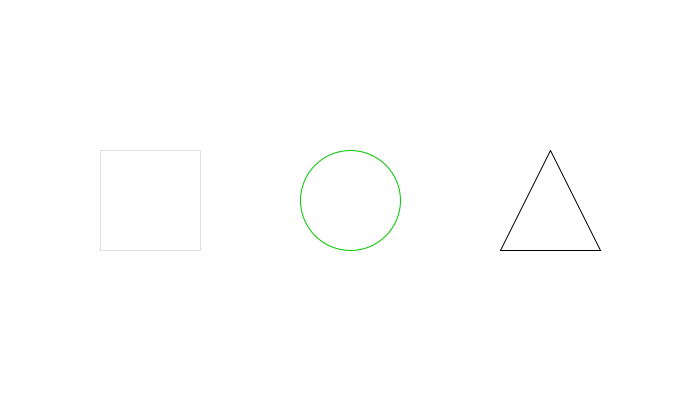
Frame 1 (no input)
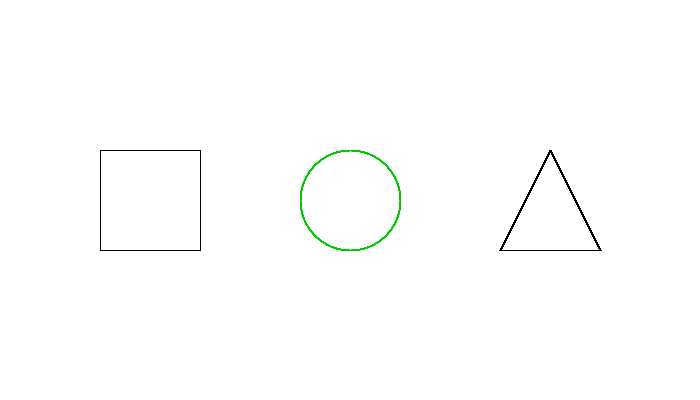
Frame 60 (the mouse pressed at the canvas centre just before this capture)
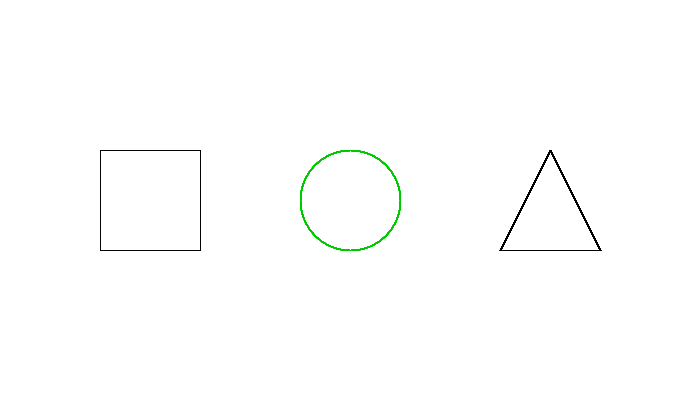
Frame 120 (the mouse held since frame 60 and released just before this capture)

The Processing sketch that drew these frames (run headless with seeded random() and noise(); from frame 60 on, the mouse is pressed at the canvas centre):

// Processing sketch: sketch__23_2
// ── sketch__23_2.pde
//THIS SKETCH DRAWS 3 SHAPES
//UPON CLICKING ON EACH SHAPE, THEY REACT DIFFERENTLY
//RIGHT CLICK RESETS THE PAGE

int triAdd= 0;
int triSub= 0;

int a=0;
int b=0;
int c=0;

void setup()
{
  background(255);
  size(700, 400);
  rectMode(CENTER);
  ellipseMode(CENTER);
}

void draw()
{
  //RECTANGLE
  strokeWeight(a);
  stroke(0, 0, a);
  rect(150+sin(PI/3)*a, height/2, 100, 100);

  //ELLIPSE
  strokeWeight(1);
  noFill();
  stroke(0, 200, 0);
  ellipse(350, height/2, 100, 100);

  //TRIANGLE
  pushMatrix();
  translate(550, height/2);
  stroke(triAdd, 0, 0);
  beginShape();
  vertex(0, -50+triSub);
  vertex(50+triAdd, 50+triAdd);
  vertex(-50+triSub, 50+triAdd);
  vertex(0, -50+triSub);
  endShape();
  popMatrix();

  if ((mouseButton==LEFT)&&(mousePressed==true)&&(mouseY>150)&&(mouseY<250)) 

  {
    if ((mouseX>100)&&(mouseX<200)) { //IF RECTANGLE IS LEFT CLICKED ON
      a+=10;
      if (a>255) {
        a=0;
      }
    }
    if ((mouseX>300)&&(mouseX<400)) { //IF ELLIPSE IS LEFT CLICKED ON
      noFill();
      stroke(0, 200, 0);
      ellipse(random(width), random(height), 100, 100);
    }
    if ((mouseX>500)&&(mouseX<600)) { //IF TRIANGLE IS LEFT CLICKED ON
      triAdd+=10;
      triSub-=10; 
      if (triAdd>1280) {
        triAdd=0;
        triSub=0;
      }
    }
  }

  if ((mouseButton==RIGHT)&&(mousePressed==true))
  {
    background(255);
    triAdd= 0;
    triSub= 0;

    a=0;
    b=0;
    c=0;    //SKETCH RESETS ON A RIGHT CLICK
  }
}
